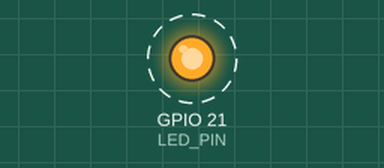
The sketch below on a simulated Seeed XIAO ESP32-S3. Parts: output pins drawn as LEDs (lit = HIGH). Dashed ring = blinking. What the sketch prints to the serial monitor is not drawn.

Above: at 3.2 s.
Timing chart, 0 to 6.0 s (numbered marks = the images above):
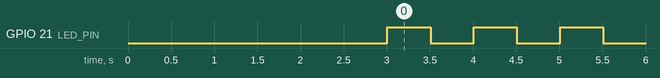

Measured:
- by itself, GPIO 21 (LED_PIN): alternates HIGH for 0.50 s and LOW for 0.50 s

The sketch:

test_basic.ino
```cpp
/*
 * BARE MINIMUM TEST - XIAO ESP32-S3
 *
 * Tests if the board can even run code without crashing.
 * No WiFi, no BLE, no sensors - just Serial output + LED blink.
 *
 * If this ALSO crashes -> hardware/bootloader issue
 * If this WORKS -> the crash is caused by WiFi/BLE stack
 *
 * Settings:
 *   Board:            XIAO_ESP32S3
 *   USB CDC On Boot:  Enabled
 *   Core Debug Level: Verbose  <-- CHANGE THIS to see crash details
 *   Erase All Flash:  Enabled
 */

#define LED_PIN 21  // Built-in LED on XIAO ESP32S3

void setup() {
  Serial.begin(115200);
  delay(3000);

  pinMode(LED_PIN, OUTPUT);

  Serial.println();
  Serial.println("===========================");
  Serial.println("  BASIC TEST - NO WIRELESS");
  Serial.println("  If you see this, board is OK!");
  Serial.println("===========================");
  Serial.println();
}

void loop() {
  Serial.print("Running... uptime: ");
  Serial.print(millis() / 1000);
  Serial.println(" seconds");

  // Blink LED
  digitalWrite(LED_PIN, HIGH);
  delay(500);
  digitalWrite(LED_PIN, LOW);
  delay(500);
}
```
